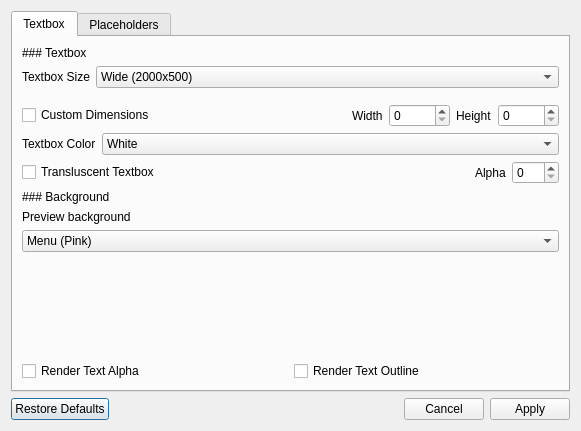
<?xml version="1.0" encoding="UTF-8"?>
<ui version="4.0">
 <class>Dialog</class>
 <widget class="QDialog" name="Dialog">
  <property name="geometry">
   <rect>
    <x>0</x>
    <y>0</y>
    <width>581</width>
    <height>431</height>
   </rect>
  </property>
  <property name="windowTitle">
   <string>Dialog</string>
  </property>
  <layout class="QVBoxLayout" name="verticalLayout">
   <item>
    <widget class="QTabWidget" name="tabWidget">
     <property name="currentIndex">
      <number>0</number>
     </property>
     <widget class="QWidget" name="tab">
      <attribute name="title">
       <string>Textbox</string>
      </attribute>
      <layout class="QVBoxLayout" name="verticalLayout_2">
       <item>
        <widget class="QLabel" name="label_13">
         <property name="text">
          <string>### Textbox</string>
         </property>
         <property name="textFormat">
          <enum>Qt::TextFormat::MarkdownText</enum>
         </property>
        </widget>
       </item>
       <item>
        <layout class="QFormLayout" name="formLayout_2">
         <item row="0" column="0">
          <widget class="QLabel" name="label_7">
           <property name="text">
            <string>Textbox Size</string>
           </property>
          </widget>
         </item>
         <item row="0" column="1">
          <widget class="QComboBox" name="selBoxSize">
           <item>
            <property name="text">
             <string>Wide (2000x500)</string>
            </property>
           </item>
           <item>
            <property name="text">
             <string>Narrow (1440x500)</string>
            </property>
           </item>
           <item>
            <property name="text">
             <string>Game Guide (1100x800)</string>
            </property>
           </item>
           <item>
            <property name="text">
             <string>FC Question (1725x300)</string>
            </property>
           </item>
           <item>
            <property name="text">
             <string>One-line (850x200)</string>
            </property>
           </item>
           <item>
            <property name="text">
             <string>System (1700x800)</string>
            </property>
           </item>
          </widget>
         </item>
        </layout>
       </item>
       <item>
        <layout class="QHBoxLayout" name="horizontalLayout_3">
         <property name="topMargin">
          <number>10</number>
         </property>
         <item>
          <widget class="QCheckBox" name="customDimensions">
           <property name="text">
            <string>Custom Dimensions</string>
           </property>
          </widget>
         </item>
         <item>
          <spacer name="horizontalSpacer">
           <property name="orientation">
            <enum>Qt::Orientation::Horizontal</enum>
           </property>
           <property name="sizeHint" stdset="0">
            <size>
             <width>40</width>
             <height>20</height>
            </size>
           </property>
          </spacer>
         </item>
         <item>
          <widget class="QLabel" name="label_8">
           <property name="text">
            <string>Width</string>
           </property>
          </widget>
         </item>
         <item>
          <widget class="QSpinBox" name="boxWidth">
           <property name="maximum">
            <number>10000</number>
           </property>
          </widget>
         </item>
         <item>
          <widget class="QLabel" name="label_10">
           <property name="text">
            <string>Height</string>
           </property>
          </widget>
         </item>
         <item>
          <widget class="QSpinBox" name="boxHeight">
           <property name="prefix">
            <string/>
           </property>
           <property name="maximum">
            <number>10000</number>
           </property>
          </widget>
         </item>
        </layout>
       </item>
       <item>
        <layout class="QFormLayout" name="formLayout_3">
         <property name="topMargin">
          <number>0</number>
         </property>
         <item row="0" column="0">
          <widget class="QLabel" name="label_11">
           <property name="text">
            <string>Textbox Color</string>
           </property>
          </widget>
         </item>
         <item row="0" column="1">
          <widget class="QComboBox" name="boxColor">
           <item>
            <property name="text">
             <string>White</string>
            </property>
           </item>
           <item>
            <property name="text">
             <string>Pink</string>
            </property>
           </item>
           <item>
            <property name="text">
             <string>Dark Blue</string>
            </property>
           </item>
           <item>
            <property name="text">
             <string>Black</string>
            </property>
           </item>
          </widget>
         </item>
        </layout>
       </item>
       <item>
        <layout class="QHBoxLayout" name="horizontalLayout_4">
         <property name="topMargin">
          <number>0</number>
         </property>
         <item>
          <widget class="QCheckBox" name="transluscentBox">
           <property name="text">
            <string>Transluscent Textbox</string>
           </property>
          </widget>
         </item>
         <item>
          <spacer name="horizontalSpacer_2">
           <property name="orientation">
            <enum>Qt::Orientation::Horizontal</enum>
           </property>
           <property name="sizeHint" stdset="0">
            <size>
             <width>40</width>
             <height>20</height>
            </size>
           </property>
          </spacer>
         </item>
         <item>
          <widget class="QLabel" name="label_12">
           <property name="text">
            <string>Alpha</string>
           </property>
          </widget>
         </item>
         <item>
          <widget class="QSpinBox" name="boxAlpha">
           <property name="maximum">
            <number>255</number>
           </property>
          </widget>
         </item>
        </layout>
       </item>
       <item>
        <widget class="QLabel" name="label_14">
         <property name="text">
          <string>### Background</string>
         </property>
         <property name="textFormat">
          <enum>Qt::TextFormat::MarkdownText</enum>
         </property>
        </widget>
       </item>
       <item>
        <widget class="QLabel" name="label_9">
         <property name="text">
          <string>Preview background</string>
         </property>
        </widget>
       </item>
       <item>
        <widget class="QComboBox" name="selBackground">
         <item>
          <property name="text">
           <string>Menu (Pink)</string>
          </property>
          <property name="icon">
           <iconset resource="xmsg_resources.qrc">
            <normaloff>:/backgrounds/menu-pink.png</normaloff>:/backgrounds/menu-pink.png</iconset>
          </property>
         </item>
         <item>
          <property name="text">
           <string>Menu (Blue)</string>
          </property>
          <property name="icon">
           <iconset resource="xmsg_resources.qrc">
            <normaloff>:/backgrounds/menu-blue.png</normaloff>:/backgrounds/menu-blue.png</iconset>
          </property>
         </item>
         <item>
          <property name="text">
           <string>Menu (Yellow)</string>
          </property>
          <property name="icon">
           <iconset resource="xmsg_resources.qrc">
            <normaloff>:/backgrounds/menu-yellow.png</normaloff>:/backgrounds/menu-yellow.png</iconset>
          </property>
         </item>
         <item>
          <property name="text">
           <string>Board Game Island</string>
          </property>
          <property name="icon">
           <iconset resource="xmsg_resources.qrc">
            <normaloff>:/backgrounds/board-game-island.png</normaloff>:/backgrounds/board-game-island.png</iconset>
          </property>
         </item>
         <item>
          <property name="text">
           <string>Balance Boat</string>
          </property>
          <property name="icon">
           <iconset resource="xmsg_resources.qrc">
            <normaloff>:/backgrounds/balance-boat.png</normaloff>:/backgrounds/balance-boat.png</iconset>
          </property>
         </item>
        </widget>
       </item>
       <item>
        <spacer name="verticalSpacer">
         <property name="orientation">
          <enum>Qt::Orientation::Vertical</enum>
         </property>
         <property name="sizeHint" stdset="0">
          <size>
           <width>20</width>
           <height>40</height>
          </size>
         </property>
        </spacer>
       </item>
       <item>
        <layout class="QHBoxLayout" name="horizontalLayout_2">
         <item>
          <widget class="QCheckBox" name="renderAlpha">
           <property name="statusTip">
            <string>Testting</string>
           </property>
           <property name="text">
            <string>Render Text Alpha</string>
           </property>
          </widget>
         </item>
         <item>
          <widget class="QCheckBox" name="renderOutline">
           <property name="text">
            <string>Render Text Outline</string>
           </property>
           <property name="checked">
            <bool>false</bool>
           </property>
           <property name="autoRepeat">
            <bool>false</bool>
           </property>
          </widget>
         </item>
        </layout>
       </item>
      </layout>
     </widget>
     <widget class="QWidget" name="tab_2">
      <attribute name="title">
       <string>Placeholders</string>
      </attribute>
      <layout class="QHBoxLayout" name="horizontalLayout">
       <item>
        <layout class="QFormLayout" name="formLayout">
         <item row="0" column="0">
          <widget class="QLabel" name="label_2">
           <property name="text">
            <string>\[0\]</string>
           </property>
          </widget>
         </item>
         <item row="0" column="1">
          <widget class="QLineEdit" name="placeholder0">
           <property name="text">
            <string>\[0\]</string>
           </property>
          </widget>
         </item>
         <item row="1" column="0">
          <widget class="QLabel" name="label">
           <property name="text">
            <string>\[1\]</string>
           </property>
          </widget>
         </item>
         <item row="2" column="0">
          <widget class="QLabel" name="label_3">
           <property name="text">
            <string>\[2\]</string>
           </property>
          </widget>
         </item>
         <item row="3" column="0">
          <widget class="QLabel" name="label_4">
           <property name="text">
            <string>\[3\]</string>
           </property>
          </widget>
         </item>
         <item row="4" column="0">
          <widget class="QLabel" name="label_5">
           <property name="text">
            <string>\[4\]</string>
           </property>
          </widget>
         </item>
         <item row="5" column="0">
          <widget class="QLabel" name="label_6">
           <property name="text">
            <string>\[5\]</string>
           </property>
          </widget>
         </item>
         <item row="1" column="1">
          <widget class="QLineEdit" name="placeholder1">
           <property name="text">
            <string>\[1\]</string>
           </property>
          </widget>
         </item>
         <item row="2" column="1">
          <widget class="QLineEdit" name="placeholder2">
           <property name="text">
            <string>\[2\]</string>
           </property>
          </widget>
         </item>
         <item row="3" column="1">
          <widget class="QLineEdit" name="placeholder3">
           <property name="text">
            <string>\[3\]</string>
           </property>
          </widget>
         </item>
         <item row="4" column="1">
          <widget class="QLineEdit" name="placeholder4">
           <property name="text">
            <string>\[4\]</string>
           </property>
          </widget>
         </item>
         <item row="5" column="1">
          <widget class="QLineEdit" name="placeholder5">
           <property name="text">
            <string>\[5\]</string>
           </property>
          </widget>
         </item>
        </layout>
       </item>
      </layout>
     </widget>
    </widget>
   </item>
   <item>
    <widget class="QDialogButtonBox" name="buttonBox">
     <property name="orientation">
      <enum>Qt::Orientation::Horizontal</enum>
     </property>
     <property name="standardButtons">
      <set>QDialogButtonBox::StandardButton::Apply|QDialogButtonBox::StandardButton::Cancel|QDialogButtonBox::StandardButton::RestoreDefaults</set>
     </property>
     <property name="centerButtons">
      <bool>false</bool>
     </property>
    </widget>
   </item>
  </layout>
 </widget>
 <tabstops>
  <tabstop>tabWidget</tabstop>
  <tabstop>selBoxSize</tabstop>
  <tabstop>customDimensions</tabstop>
  <tabstop>boxWidth</tabstop>
  <tabstop>boxHeight</tabstop>
  <tabstop>boxColor</tabstop>
  <tabstop>transluscentBox</tabstop>
  <tabstop>boxAlpha</tabstop>
  <tabstop>selBackground</tabstop>
  <tabstop>renderAlpha</tabstop>
  <tabstop>renderOutline</tabstop>
  <tabstop>placeholder0</tabstop>
  <tabstop>placeholder1</tabstop>
  <tabstop>placeholder2</tabstop>
  <tabstop>placeholder3</tabstop>
  <tabstop>placeholder4</tabstop>
  <tabstop>placeholder5</tabstop>
 </tabstops>
 <resources>
  <include location="xmsg_resources.qrc"/>
 </resources>
 <connections>
  <connection>
   <sender>buttonBox</sender>
   <signal>accepted()</signal>
   <receiver>Dialog</receiver>
   <slot>accept()</slot>
   <hints>
    <hint type="sourcelabel">
     <x>259</x>
     <y>419</y>
    </hint>
    <hint type="destinationlabel">
     <x>157</x>
     <y>274</y>
    </hint>
   </hints>
  </connection>
  <connection>
   <sender>buttonBox</sender>
   <signal>rejected()</signal>
   <receiver>Dialog</receiver>
   <slot>reject()</slot>
   <hints>
    <hint type="sourcelabel">
     <x>327</x>
     <y>419</y>
    </hint>
    <hint type="destinationlabel">
     <x>286</x>
     <y>274</y>
    </hint>
   </hints>
  </connection>
 </connections>
</ui>
